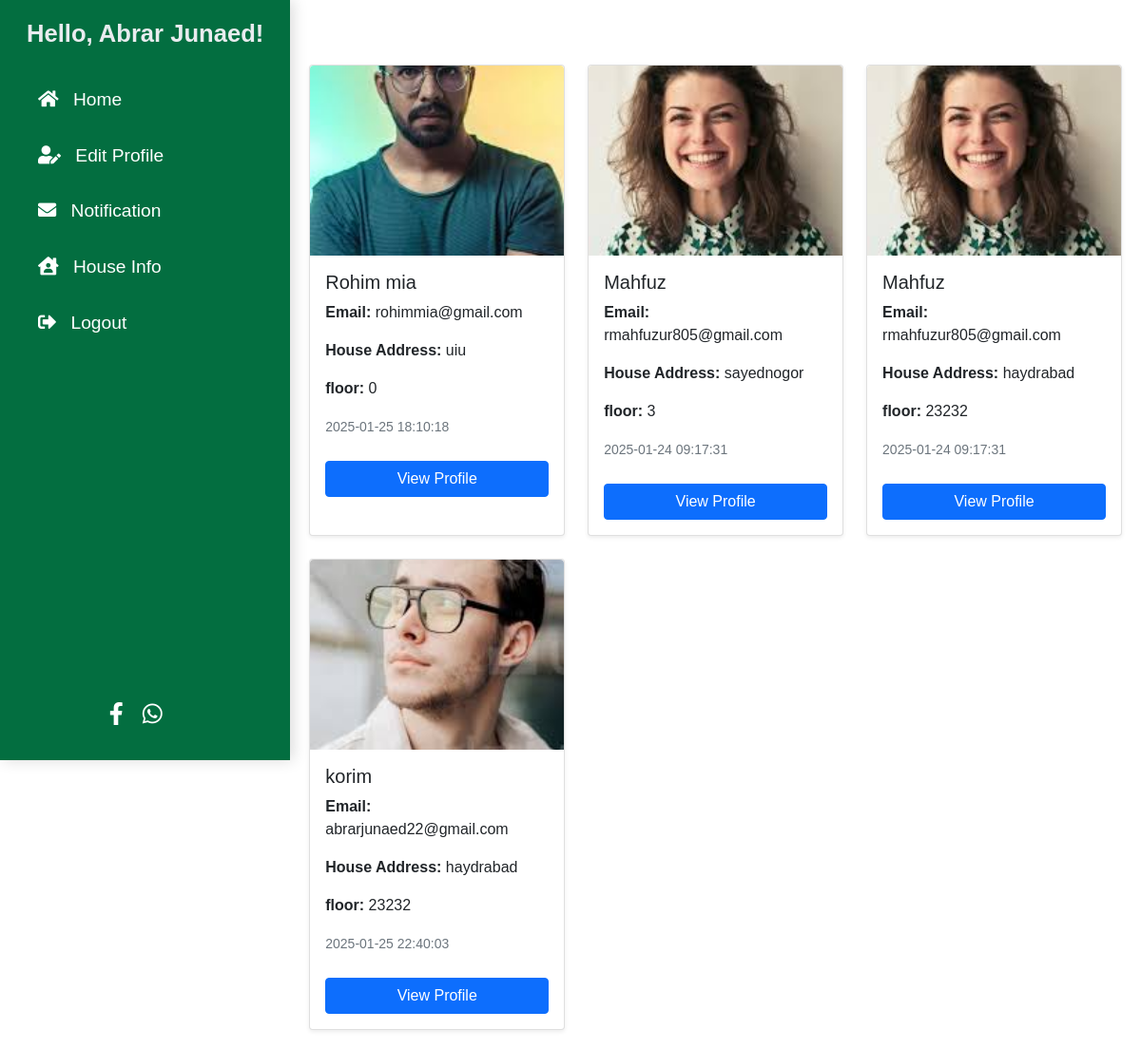
Page /Users/HomeInfo.php (signed in) on the committed database.
### tables this page shows
CREATE TABLE `users` (
  `id` int(11) NOT NULL,
  `name` varchar(255) NOT NULL,
  `email` varchar(255) NOT NULL,
  `address` varchar(255) NOT NULL,
  `phone` varchar(11) NOT NULL,
  `password` varchar(255) NOT NULL,
  `dob` date DEFAULT NULL,
  `photo` varchar(255) NOT NULL,
  `created_at` timestamp NOT NULL DEFAULT current_timestamp(),
  `role_id` int(11) DEFAULT NULL
);

CREATE TABLE `enrollments` (
  `id` int(11) NOT NULL,
  `user_id` int(11) NOT NULL,
  `home_id` int(11) NOT NULL,
  `agreement_id` int(11) NOT NULL,
  `status` enum('pending','approved','rejected') DEFAULT 'pending',
  `created_at` timestamp NOT NULL DEFAULT current_timestamp(),
  `owner_id` int(11) DEFAULT NULL
);

CREATE TABLE `user_photos` (
  `id` int(11) NOT NULL,
  `user_id` int(11) DEFAULT NULL,
  `photo_path` varchar(255) NOT NULL,
  `type` enum('profile','aggrement') NOT NULL,
  `uploaded_at` timestamp NOT NULL DEFAULT current_timestamp()
);

CREATE TABLE `locations` (
  `id` int(11) NOT NULL,
  `address` varchar(255) DEFAULT NULL,
  `city` varchar(100) DEFAULT NULL,
  `latitude` double DEFAULT NULL,
  `longitude` double DEFAULT NULL
);

CREATE TABLE `houses` (
  `id` int(11) NOT NULL,
  `user_id` int(11) DEFAULT NULL,
  `location_id` int(11) DEFAULT NULL,
  `name` varchar(255) NOT NULL,
  `description` varchar(255) NOT NULL,
  `available` varchar(255) NOT NULL,
  `rent` int(11) NOT NULL,
  `bedrooms` int(11) DEFAULT NULL,
  `bathrooms` int(11) DEFAULT NULL,
  `service_charge` varchar(255) DEFAULT NULL,
  `garage` varchar(255) DEFAULT NULL,
  `floors` int(11) DEFAULT NULL,
  `restrictions` varchar(255) DEFAULT NULL,
  `active_status` enum('1','0') DEFAULT '1',
  `created_at` timestamp NOT NULL DEFAULT current_timestamp(),
  `renter_id` int(11) DEFAULT NULL
);

### Users/HomeInfo.php (the view, shortened to what this page needs)
<?php
include 'connect.php';
$current_user_id = $_SESSION['user_id'];
$role_query = "SELECT role_name FROM users
JOIN roles ON users.role_id = roles.id
WHERE users.id = ?";
$stmt = $con->prepare($role_query);
$stmt->bind_param('i', $current_user_id);
$stmt->execute();
$result = $stmt->get_result();
$user_role = $result->fetch_assoc();
$roles = [];
if ($user_role && $user_role['role_name'] === 'Owner') {
    $sql = "SELECT
        users.name AS user_name,
        enrollments.user_id,
        user_photos.photo_path,
        users.email AS user_email,
          houses.floors,
        locations.address AS house_address,
        users.created_at
    FROM enrollments
    JOIN users ON enrollments.user_id = users.id
    JOIN user_photos ON user_photos.user_id = users.id
    JOIN houses ON enrollments.home_id = houses.id
    JOIN locations ON houses.location_id = locations.id
    WHERE
        enrollments.owner_id = ? AND enrollments.status = 'approved'";
    $stmt = $con->prepare($sql);
    $stmt->bind_param('i', $current_user_id);
}
$stmt->execute();
$result = $stmt->get_result();
while ($row = $result->fetch_assoc()) {
    $roles[] = $row;
}
?>
<!DOCTYPE html>
<html lang="en">
<head>
    <link href="https://cdn.jsdelivr.net/npm/bootstrap@5.1.3/dist/css/bootstrap.min.css" rel="stylesheet">
    <link href="https://cdnjs.cloudflare.com/ajax/libs/font-awesome/5.15.4/css/all.min.css" rel="stylesheet">
    <link rel="stylesheet" href="viewProfile.css">
</head>
<body>
    <div class="fullpage">
        <?php include('slide.php'); ?>
        <div class="main-content container mt-5">
            <div class="row">
                <div class="col-12">
                    <div class="row g-4">
                        <?php foreach ($roles as $role) : ?>
                            <div class="col-md-6 col-lg-4">
                                <div class="card h-100 shadow-sm">
                                    <div class="row g-0">
                                        <div class="col-12">
                                            <?php
                                            $imagePath = !empty($role['photo_path']) && file_exists($role['photo_path'])
                                                ? htmlspecialchars($role['photo_path'])
                                                : 'default-placeholder.png';
                                            ?>
                                            <img src="<?= $imagePath ?>"
                                                 class="img-fluid rounded-top"
                                                 alt="User Image"
                                                 style="height: 200px; width: 100%; object-fit: cover;">
                                        </div>
                                        <div class="col-12">
                                            <div class="card-body">
                                                <h5 class="card-title">
                                                    <?= htmlspecialchars($role['user_name'] ?? $role['owner_name']); ?>
                                                </h5>
                                                <p class="card-text">
                                                    <strong>Email:</strong> <?= htmlspecialchars($role['user_email']); ?>
                                                </p>
                                                <p class="card-text">
                                                    <strong>House Address:</strong> <?= htmlspecialchars($role['house_address']); ?>
                                                </p>
                                                <p class="card-text">
                                                    <strong>floor:</strong> <?= htmlspecialchars($role['floors']); ?>
                                                </p>
                                                <p class="card-text">
                                                    <small class="text-muted"><?= htmlspecialchars($role['created_at']); ?></small>
                                                </p>
                                                <button class="btn btn-primary w-100 mt-2"
                                                        onclick="location.href='viewProfile.php?id=<?= htmlspecialchars($role['user_id'] ?? ''); ?>';">
                                                    View Profile
                                                </button>
                                            </div>
                                        </div>
                                    </div>
                                </div>
                            </div>
                        <?php endforeach; ?>
                    </div>
                </div>
            </div>
        </div>
    </div>
</body>
</html>

### Users/slide.php (shortened to what this page needs)
<?php
$con = new mysqli('localhost', 'root', '', 'main_home_hunt');
$user_id = $_SESSION['user_id'];
$query = "SELECT users.name FROM users WHERE users.id = ?";
$stmt = $con->prepare($query);
$stmt->bind_param("i", $user_id);
$stmt->execute();
$result = $stmt->get_result();
$user = $result->fetch_assoc();
?>
<link href="https://getbootstrap.com/docs/5.3/assets/css/docs.css" rel="stylesheet">
    <link href="https://cdnjs.cloudflare.com/ajax/libs/font-awesome/5.15.4/css/all.min.css" rel="stylesheet">
<div class="slidebar">
    <div class="mb-4 nav flex-column">
        <h1 style="text-align: center;">Hello, <?= htmlspecialchars($user['name']) ?>!</h1>
        <a href="homepage.php" class="nav-link active">
            <i class="fas fa-home"></i> Home
        </a>
        <a href="update_profile.php" class="nav-link">
            <i class="fas fa-user-edit"></i> Edit Profile
        </a>
        <a href="notification.php" class="nav-link">
            <i class="fas fa-envelope"></i> Notification
        </a>
        <a href="HomeInfo.php" class="nav-link">
            <i class="fas fa-house-user"></i> House Info
        </a>
        <a href="login.php" onclick="handleLogout(event)" class="nav-link">
            <i class="fas fa-sign-out-alt"></i> Logout
        </a>
    </div>
    <div class="social-icons">
        <a href="https://www.facebook.com" target="_blank" title="Facebook">
            <i class="fab fa-facebook-f"></i>
        </a>
        <a href="https://www.whatsapp.com" target="_blank" title="WhatsApp">
            <i class="fab fa-whatsapp"></i>
        </a>
    </div>
</div>

### Users/viewProfile.css (style rules this page uses)
.slidebar h1 { text-align: center; font-size: 1.6rem; font-weight: 600; margin-bottom: 25px; color: #e9ecef; }
.nav-link { color: #fff !important; font-size: 1.2rem; padding: 15px 20px; }
.nav-link i { margin-right: 10px; }
.social-icons { display: flex; justify-content: center; gap: 20px; margin-bottom: 10px; }
.social-icons a { color: #fff; font-size: 1.5rem; text-decoration: none; transition: color 0.3s ease; }
body { margin: 0; font-family: Arial, sans-serif; }
.fullpage { display: flex; min-height: 100vh; }

### Users/HomeInfo.php (style rules this page uses)
.slidebar { width: 400px; height: 100vh; background-color: #036e40; color: white; padding: 20px; position: fixed; top: 0; bottom: 0; display: flex; flex-direction: column; }
.main-content { padding: 20px; }

### Users/slide.php (style rules this page uses)
.slidebar { padding: 20px; position: sticky; top: 0; left: 0; height: 100vh; width: 400px; background-color: #ffffff; overflow: hidden; display: flex; flex-direction: column; justify-content: space-between; }
.slidebar { width: 400px; height: 100vh; background: #036e40; padding: 20px; box-shadow: 3px 0px 15px rgba(0, 0, 0, 0.15); color: #fff; }
.slidebar h1 { text-align: center; font-size: 1.6rem; font-weight: 600; margin-bottom: 25px; color: #e9ecef; }
.nav-link { color: #fff !important; font-size: 1.2rem; padding: 15px 20px; }
.nav-link i { margin-right: 10px; }
.social-icons { display: flex; justify-content: center; gap: 20px; margin-bottom: 10px; }
.social-icons i { transition: transform 0.3s ease-in-out 0.2s; }
.social-icons a { color: #fff; font-size: 1.5rem; text-decoration: none; transition: color 0.3s ease; }

### rows in the picture
users: name "Abrar Junaed"
enrollments: user_photos.photo_path (picture), user.name "Rohim mia", user.email "rohimmia@gmail.com", locations.address "uiu", home.floors "0", user.created_at "2025-01-25 18:10:18"
enrollments: user_photos.photo_path (picture), user.name "Mahfuz", user.email "rmahfuzur805@gmail.com", locations.address "sayednogor", home.floors "3", user.created_at "2025-01-24 09:17:31"
enrollments: user_photos.photo_path (picture), user.name "Mahfuz", user.email "rmahfuzur805@gmail.com", locations.address "haydrabad", home.floors "23232", user.created_at "2025-01-24 09:17:31"
enrollments: user_photos.photo_path (picture), user.name "korim", user.email "abrarjunaed22@gmail.com", locations.address "haydrabad", home.floors "23232", user.created_at "2025-01-25 22:40:03"
